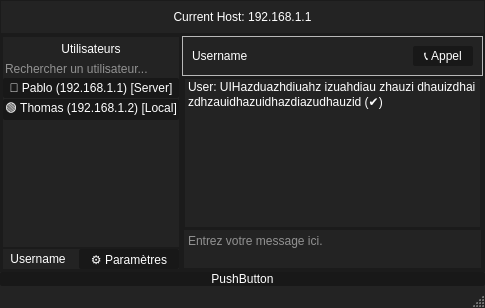
<?xml version="1.0" encoding="UTF-8"?>
<ui version="4.0">
 <class>MainWindow</class>
 <widget class="QMainWindow" name="MainWindow">
  <property name="geometry">
   <rect>
    <x>0</x>
    <y>0</y>
    <width>485</width>
    <height>308</height>
   </rect>
  </property>
  <property name="windowTitle">
   <string>MainWindow</string>
  </property>
  <property name="styleSheet">
   <string notr="true">QWidget#main,QMainWindow{
	background: rgb(35, 35, 35);
}

QPushButton{
	border-radius: 2px;
	background: rgb(24, 24, 24);
	color: rgb(255, 255, 255);
}

QFrame,QScrollArea,QWidget#scrollAreaWidgetContents_2,QWidget#scrollAreaWidgetContents,QTextArea,QLineEdit{
	background: rgb(35, 35, 35);
	color: white;
}

QLineEdit{
	border: none;
}

QLabel{
	color: rgb(255, 255, 255);
}
</string>
  </property>
  <property name="tabShape">
   <enum>QTabWidget::TabShape::Triangular</enum>
  </property>
  <widget class="QWidget" name="main">
   <layout class="QVBoxLayout" name="verticalLayout_9">
    <property name="spacing">
     <number>0</number>
    </property>
    <property name="leftMargin">
     <number>0</number>
    </property>
    <property name="topMargin">
     <number>0</number>
    </property>
    <property name="rightMargin">
     <number>0</number>
    </property>
    <property name="bottomMargin">
     <number>0</number>
    </property>
    <item>
     <widget class="QFrame" name="frame_2">
      <property name="frameShape">
       <enum>QFrame::Shape::StyledPanel</enum>
      </property>
      <property name="frameShadow">
       <enum>QFrame::Shadow::Raised</enum>
      </property>
      <layout class="QHBoxLayout" name="horizontalLayout_2">
       <item>
        <widget class="QLabel" name="label_14">
         <property name="text">
          <string>Current Host: 192.168.1.1</string>
         </property>
         <property name="alignment">
          <set>Qt::AlignmentFlag::AlignCenter</set>
         </property>
        </widget>
       </item>
      </layout>
     </widget>
    </item>
    <item>
     <widget class="QFrame" name="wrapper">
      <property name="frameShape">
       <enum>QFrame::Shape::StyledPanel</enum>
      </property>
      <property name="frameShadow">
       <enum>QFrame::Shadow::Raised</enum>
      </property>
      <layout class="QHBoxLayout" name="horizontalLayout">
       <property name="spacing">
        <number>0</number>
       </property>
       <property name="leftMargin">
        <number>0</number>
       </property>
       <property name="topMargin">
        <number>0</number>
       </property>
       <property name="rightMargin">
        <number>0</number>
       </property>
       <property name="bottomMargin">
        <number>0</number>
       </property>
       <item>
        <widget class="QFrame" name="userList">
         <property name="sizePolicy">
          <sizepolicy hsizetype="Preferred" vsizetype="Preferred">
           <horstretch>0</horstretch>
           <verstretch>0</verstretch>
          </sizepolicy>
         </property>
         <property name="maximumSize">
          <size>
           <width>180</width>
           <height>16777215</height>
          </size>
         </property>
         <property name="frameShape">
          <enum>QFrame::Shape::StyledPanel</enum>
         </property>
         <property name="frameShadow">
          <enum>QFrame::Shadow::Raised</enum>
         </property>
         <layout class="QVBoxLayout" name="verticalLayout_2" stretch="0,0">
          <property name="spacing">
           <number>0</number>
          </property>
          <property name="sizeConstraint">
           <enum>QLayout::SizeConstraint::SetDefaultConstraint</enum>
          </property>
          <property name="leftMargin">
           <number>0</number>
          </property>
          <property name="topMargin">
           <number>0</number>
          </property>
          <property name="rightMargin">
           <number>0</number>
          </property>
          <property name="bottomMargin">
           <number>0</number>
          </property>
          <item>
           <widget class="QScrollArea" name="userListScroll">
            <property name="maximumSize">
             <size>
              <width>16777215</width>
              <height>16777215</height>
             </size>
            </property>
            <property name="layoutDirection">
             <enum>Qt::LayoutDirection::LeftToRight</enum>
            </property>
            <property name="widgetResizable">
             <bool>true</bool>
            </property>
            <widget class="QWidget" name="scrollAreaWidgetContents">
             <property name="geometry">
              <rect>
               <x>0</x>
               <y>0</y>
               <width>176</width>
               <height>88</height>
              </rect>
             </property>
             <property name="sizePolicy">
              <sizepolicy hsizetype="Ignored" vsizetype="Maximum">
               <horstretch>0</horstretch>
               <verstretch>0</verstretch>
              </sizepolicy>
             </property>
             <layout class="QVBoxLayout" name="verticalLayout_3">
              <property name="spacing">
               <number>1</number>
              </property>
              <property name="leftMargin">
               <number>0</number>
              </property>
              <property name="topMargin">
               <number>0</number>
              </property>
              <property name="rightMargin">
               <number>0</number>
              </property>
              <property name="bottomMargin">
               <number>0</number>
              </property>
              <item>
               <widget class="QLabel" name="label_15">
                <property name="minimumSize">
                 <size>
                  <width>0</width>
                  <height>23</height>
                 </size>
                </property>
                <property name="text">
                 <string>Utilisateurs</string>
                </property>
                <property name="alignment">
                 <set>Qt::AlignmentFlag::AlignCenter</set>
                </property>
               </widget>
              </item>
              <item>
               <widget class="QLineEdit" name="lineEdit">
                <property name="placeholderText">
                 <string>Rechercher un utilisateur...</string>
                </property>
               </widget>
              </item>
              <item>
               <widget class="QPushButton" name="pushButton_10">
                <property name="minimumSize">
                 <size>
                  <width>0</width>
                  <height>20</height>
                 </size>
                </property>
                <property name="cursor">
                 <cursorShape>PointingHandCursor</cursorShape>
                </property>
                <property name="text">
                 <string>🔴 Pablo (192.168.1.1) [Server]</string>
                </property>
               </widget>
              </item>
              <item>
               <widget class="QPushButton" name="pushButton">
                <property name="minimumSize">
                 <size>
                  <width>0</width>
                  <height>20</height>
                 </size>
                </property>
                <property name="cursor">
                 <cursorShape>PointingHandCursor</cursorShape>
                </property>
                <property name="text">
                 <string>🟢 Thomas (192.168.1.2) [Local]</string>
                </property>
               </widget>
              </item>
             </layout>
            </widget>
           </widget>
          </item>
          <item>
           <widget class="QFrame" name="frame">
            <property name="frameShape">
             <enum>QFrame::Shape::StyledPanel</enum>
            </property>
            <property name="frameShadow">
             <enum>QFrame::Shadow::Raised</enum>
            </property>
            <layout class="QHBoxLayout" name="horizontalLayout_4">
             <property name="leftMargin">
              <number>0</number>
             </property>
             <property name="topMargin">
              <number>0</number>
             </property>
             <property name="rightMargin">
              <number>0</number>
             </property>
             <property name="bottomMargin">
              <number>0</number>
             </property>
             <item>
              <widget class="QLabel" name="label_13">
               <property name="maximumSize">
                <size>
                 <width>70</width>
                 <height>16777215</height>
                </size>
               </property>
               <property name="text">
                <string>Username</string>
               </property>
               <property name="alignment">
                <set>Qt::AlignmentFlag::AlignCenter</set>
               </property>
              </widget>
             </item>
             <item>
              <widget class="QPushButton" name="pushButton_11">
               <property name="minimumSize">
                <size>
                 <width>0</width>
                 <height>20</height>
                </size>
               </property>
               <property name="cursor">
                <cursorShape>PointingHandCursor</cursorShape>
               </property>
               <property name="text">
                <string>⚙️ Paramètres</string>
               </property>
              </widget>
             </item>
            </layout>
           </widget>
          </item>
         </layout>
        </widget>
       </item>
       <item>
        <widget class="QFrame" name="content">
         <property name="frameShape">
          <enum>QFrame::Shape::StyledPanel</enum>
         </property>
         <property name="frameShadow">
          <enum>QFrame::Shadow::Raised</enum>
         </property>
         <layout class="QVBoxLayout" name="verticalLayout">
          <property name="spacing">
           <number>0</number>
          </property>
          <property name="leftMargin">
           <number>0</number>
          </property>
          <property name="topMargin">
           <number>0</number>
          </property>
          <property name="rightMargin">
           <number>0</number>
          </property>
          <property name="bottomMargin">
           <number>0</number>
          </property>
          <item>
           <widget class="QFrame" name="infos">
            <property name="sizePolicy">
             <sizepolicy hsizetype="Preferred" vsizetype="Preferred">
              <horstretch>0</horstretch>
              <verstretch>0</verstretch>
             </sizepolicy>
            </property>
            <property name="minimumSize">
             <size>
              <width>0</width>
              <height>40</height>
             </size>
            </property>
            <property name="maximumSize">
             <size>
              <width>16777215</width>
              <height>45</height>
             </size>
            </property>
            <property name="styleSheet">
             <string notr="true">QFrame#infos{
	border: 0.5px solid rgb(184, 184, 184);
}</string>
            </property>
            <property name="frameShape">
             <enum>QFrame::Shape::StyledPanel</enum>
            </property>
            <property name="frameShadow">
             <enum>QFrame::Shadow::Raised</enum>
            </property>
            <layout class="QHBoxLayout" name="horizontalLayout_3">
             <item>
              <widget class="QLabel" name="name">
               <property name="text">
                <string>Username</string>
               </property>
              </widget>
             </item>
             <item>
              <widget class="QPushButton" name="pushButton_12">
               <property name="maximumSize">
                <size>
                 <width>60</width>
                 <height>50</height>
                </size>
               </property>
               <property name="cursor">
                <cursorShape>PointingHandCursor</cursorShape>
               </property>
               <property name="text">
                <string>📞 Appel</string>
               </property>
              </widget>
             </item>
            </layout>
           </widget>
          </item>
          <item>
           <widget class="QFrame" name="msgWrap">
            <property name="frameShape">
             <enum>QFrame::Shape::StyledPanel</enum>
            </property>
            <property name="frameShadow">
             <enum>QFrame::Shadow::Raised</enum>
            </property>
            <layout class="QVBoxLayout" name="verticalLayout_4">
             <property name="spacing">
              <number>0</number>
             </property>
             <property name="leftMargin">
              <number>0</number>
             </property>
             <property name="topMargin">
              <number>0</number>
             </property>
             <property name="rightMargin">
              <number>0</number>
             </property>
             <property name="bottomMargin">
              <number>0</number>
             </property>
             <item>
              <widget class="QFrame" name="msgIn">
               <property name="frameShape">
                <enum>QFrame::Shape::StyledPanel</enum>
               </property>
               <property name="frameShadow">
                <enum>QFrame::Shadow::Raised</enum>
               </property>
               <layout class="QVBoxLayout" name="verticalLayout_5">
                <property name="spacing">
                 <number>0</number>
                </property>
                <property name="leftMargin">
                 <number>0</number>
                </property>
                <property name="topMargin">
                 <number>0</number>
                </property>
                <property name="rightMargin">
                 <number>0</number>
                </property>
                <property name="bottomMargin">
                 <number>0</number>
                </property>
                <item>
                 <widget class="QScrollArea" name="scrollArea">
                  <property name="verticalScrollBarPolicy">
                   <enum>Qt::ScrollBarPolicy::ScrollBarAsNeeded</enum>
                  </property>
                  <property name="horizontalScrollBarPolicy">
                   <enum>Qt::ScrollBarPolicy::ScrollBarAsNeeded</enum>
                  </property>
                  <property name="widgetResizable">
                   <bool>true</bool>
                  </property>
                  <widget class="QWidget" name="scrollAreaWidgetContents_2">
                   <property name="geometry">
                    <rect>
                     <x>0</x>
                     <y>0</y>
                     <width>295</width>
                     <height>60</height>
                    </rect>
                   </property>
                   <property name="sizePolicy">
                    <sizepolicy hsizetype="Preferred" vsizetype="Fixed">
                     <horstretch>0</horstretch>
                     <verstretch>0</verstretch>
                    </sizepolicy>
                   </property>
                   <layout class="QVBoxLayout" name="verticalLayout_6">
                    <property name="spacing">
                     <number>0</number>
                    </property>
                    <property name="leftMargin">
                     <number>3</number>
                    </property>
                    <property name="topMargin">
                     <number>0</number>
                    </property>
                    <property name="rightMargin">
                     <number>0</number>
                    </property>
                    <property name="bottomMargin">
                     <number>0</number>
                    </property>
                    <item>
                     <widget class="QLabel" name="label_2">
                      <property name="text">
                       <string>User: UIHazduazhdiuahz izuahdiau zhauzi dhauizdhai zdhzauidhazuidhazdiazudhauzid (✔)</string>
                      </property>
                      <property name="wordWrap">
                       <bool>true</bool>
                      </property>
                     </widget>
                    </item>
                   </layout>
                  </widget>
                 </widget>
                </item>
               </layout>
              </widget>
             </item>
             <item>
              <widget class="QTextEdit" name="msgBox">
               <property name="maximumSize">
                <size>
                 <width>16777215</width>
                 <height>40</height>
                </size>
               </property>
               <property name="html">
                <string>&lt;!DOCTYPE HTML PUBLIC &quot;-//W3C//DTD HTML 4.0//EN&quot; &quot;http://www.w3.org/TR/REC-html40/strict.dtd&quot;&gt;
&lt;html&gt;&lt;head&gt;&lt;meta name=&quot;qrichtext&quot; content=&quot;1&quot; /&gt;&lt;meta charset=&quot;utf-8&quot; /&gt;&lt;style type=&quot;text/css&quot;&gt;
p, li { white-space: pre-wrap; }
hr { height: 1px; border-width: 0; }
li.unchecked::marker { content: &quot;\2610&quot;; }
li.checked::marker { content: &quot;\2612&quot;; }
&lt;/style&gt;&lt;/head&gt;&lt;body style=&quot; font-family:'Segoe UI'; font-size:9pt; font-weight:400; font-style:normal;&quot;&gt;
&lt;p style=&quot;-qt-paragraph-type:empty; margin-top:0px; margin-bottom:0px; margin-left:0px; margin-right:0px; -qt-block-indent:0; text-indent:0px;&quot;&gt;&lt;br /&gt;&lt;/p&gt;&lt;/body&gt;&lt;/html&gt;</string>
               </property>
               <property name="placeholderText">
                <string>Entrez votre message ici.</string>
               </property>
              </widget>
             </item>
            </layout>
           </widget>
          </item>
         </layout>
        </widget>
       </item>
      </layout>
     </widget>
    </item>
    <item>
     <widget class="QPushButton" name="sendButton">
      <property name="text">
       <string>PushButton</string>
      </property>
     </widget>
    </item>
   </layout>
  </widget>
  <widget class="QMenuBar" name="menubar">
   <property name="geometry">
    <rect>
     <x>0</x>
     <y>0</y>
     <width>485</width>
     <height>26</height>
    </rect>
   </property>
  </widget>
  <widget class="QStatusBar" name="statusbar"/>
 </widget>
 <resources/>
 <connections/>
</ui>
